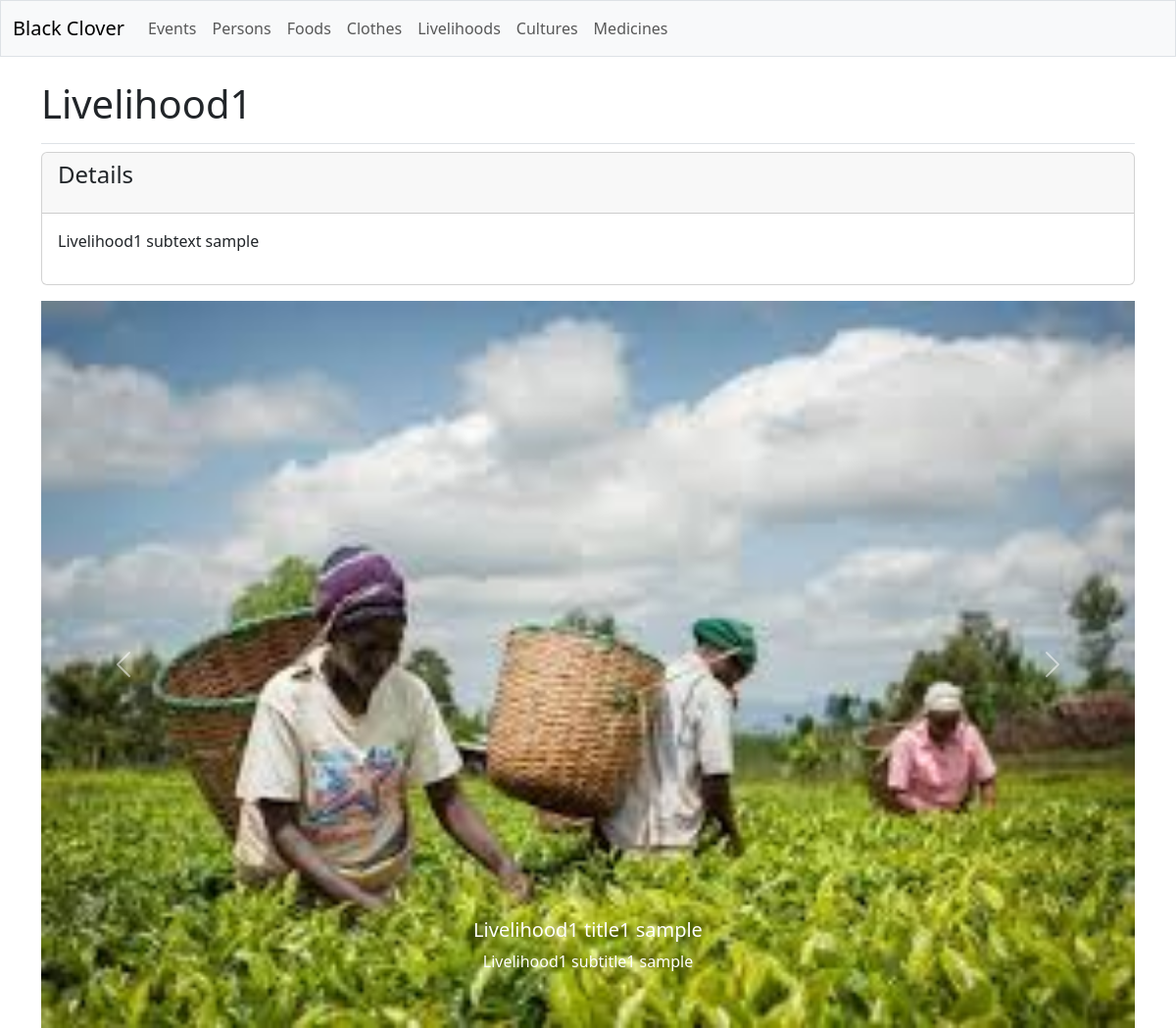
Page /galleries/livelihoods/1/ on the committed database.
### galleries/models.py (models this page shows, shortened)
class Livelihood(models.Model):
    livelihood_text = models.CharField(max_length=200)

class LivelihoodDetail(models.Model):
    livelihood = models.ForeignKey(Livelihood, on_delete=models.CASCADE)
    livelihood_subtext = models.TextField()

class LivelihoodImage(models.Model):
    livelihood = models.ForeignKey(Livelihood, on_delete=models.CASCADE)
    image = models.ImageField(upload_to='livelihoods/')
    title = models.CharField(max_length=150)
    sub_title = models.CharField(max_length=100)

### galleries/views.py (the view)
# urls.py: path('livelihoods/<int:livelihood_id>/', views.livelihood_detail, name='livelihood_detail'),
def livelihood_detail(request, livelihood_id):
    livelihood = Livelihood.objects.get(id=livelihood_id)
    images = LivelihoodImage.objects.filter(livelihood=livelihood)
    livelihood_details = livelihood.livelihooddetail_set.all()
    context = {'livelihood': livelihood, 'livelihood_details': livelihood_details, 'images': images}
    return render(request, 'galleries/livelihood_detail.html', context)

### galleries/templates/galleries/livelihood_detail.html (shortened to what this page needs)
{% extends 'galleries/base.html' %}
{% block page_header %}
  <h1>{{ livelihood.livelihood_text }}</h1>
{% endblock page_header %}
{% block content %}
  {% for livelihood_detail in livelihood_details %}
    <div class="card mb-3">
      <h4 class="card-header">
        <p>Details</p>
      </h4>
      <div class="card-body">{{ livelihood_detail.livelihood_subtext|linebreaks }}</div>
    </div>
  {% empty %}
    <p>There are no details for this livelihood yet.</p>
  {% endfor %}
  <div id="carouselExampleCaptions" class="carousel slide">
    <div class="carousel-indicators">
      <button type="button" data-bs-target="#carouselExampleCaptions" data-bs-slide-to="0" class="active" aria-current="true" aria-label="Slide 1"></button>
      <button type="button" data-bs-target="#carouselExampleCaptions" data-bs-slide-to="1" aria-label="Slide 2"></button>
      <button type="button" data-bs-target="#carouselExampleCaptions" data-bs-slide-to="2" aria-label="Slide 3"></button>
    </div>
    <div class="carousel-inner">
      {% for image in images %}
        <div class="carousel-item {% if forloop.counter0 == 0 %}active{% endif %}">
          <img src="{{ image.image.url }}" class="d-block w-100" alt="...">
          <div class="carousel-caption d-none d-md-block">
            <h5>{{ image.title }}</h5>
            <p>{{ image.sub_title }}</p>
          </div>
        </div>
      {% endfor %}
    </div>
    <button class="carousel-control-prev" type="button" data-bs-target="#carouselExampleCaptions" data-bs-slide="prev">
      <span class="carousel-control-prev-icon" aria-hidden="true"></span>
    </button>
    <button class="carousel-control-next" type="button" data-bs-target="#carouselExampleCaptions" data-bs-slide="next">
      <span class="carousel-control-next-icon" aria-hidden="true"></span>
    </button>
  </div>
{% endblock content %}

### rows in the picture
Livelihood: livelihood_text "Livelihood1"
LivelihoodDetail: livelihood_subtext "Livelihood1 subtext sample"
LivelihoodImage: image (picture), title "Livelihood1 title1 sample", sub_title "Livelihood1 subtitle1 sample"
